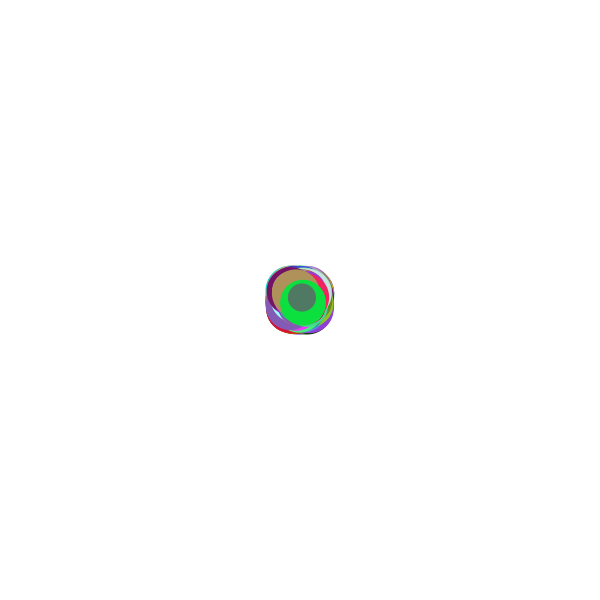
Frame 1 (no input)
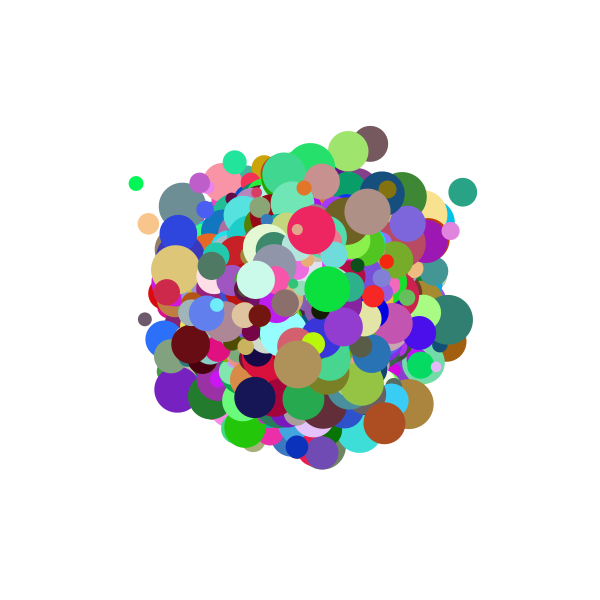
Frame 60 (the mouse pressed at the canvas centre just before this capture)
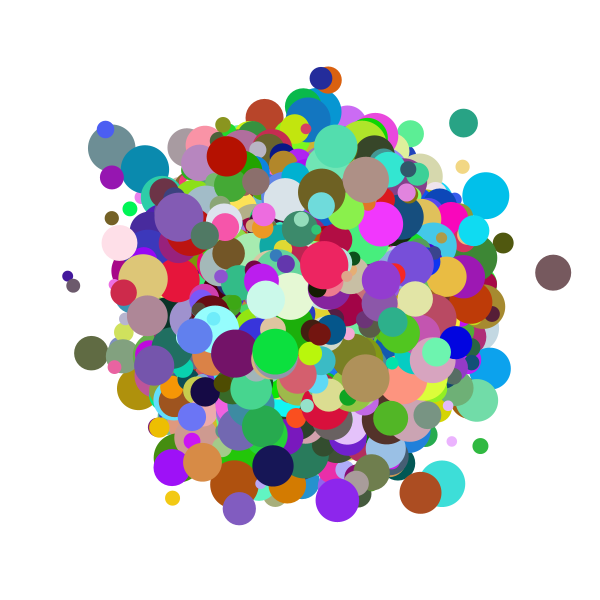
Frame 120 (the mouse held since frame 60 and released just before this capture)

The Processing sketch that drew these frames (run headless with seeded random() and noise(); from frame 60 on, the mouse is pressed at the canvas centre):

// Processing sketch: sketch_240624a
// ── sketch_240624a.pde
int numBalls = 5000;
float[] ballXs;
float[] ballYs;
float[] ballSizes;
color[] ballColors;

void setup() {
  size(600, 600);
  noStroke();

  ballXs = new float[numBalls];
  ballYs = new float[numBalls];
  ballSizes = new float[numBalls];
  ballColors = new color[numBalls];

  for (int i = 0; i < numBalls; i++) {
    ballXs[i] = width / 2;
    ballYs[i] = height / 2;
    ballSizes[i] = random(10, 50); 
    ballColors[i] = color(random(255), random(255), random(255)); 
  }
}

void draw() {
  background(255);

  for (int i = 0; i < numBalls; i++) {
    ballXs[i] += random(-10, 10);
    ballYs[i] += random(-10, 10);
  }

  for (int i = 0; i < numBalls; i++) {
    fill(ballColors[i]);
    ellipse(ballXs[i], ballYs[i], ballSizes[i], ballSizes[i]);
  }
}
